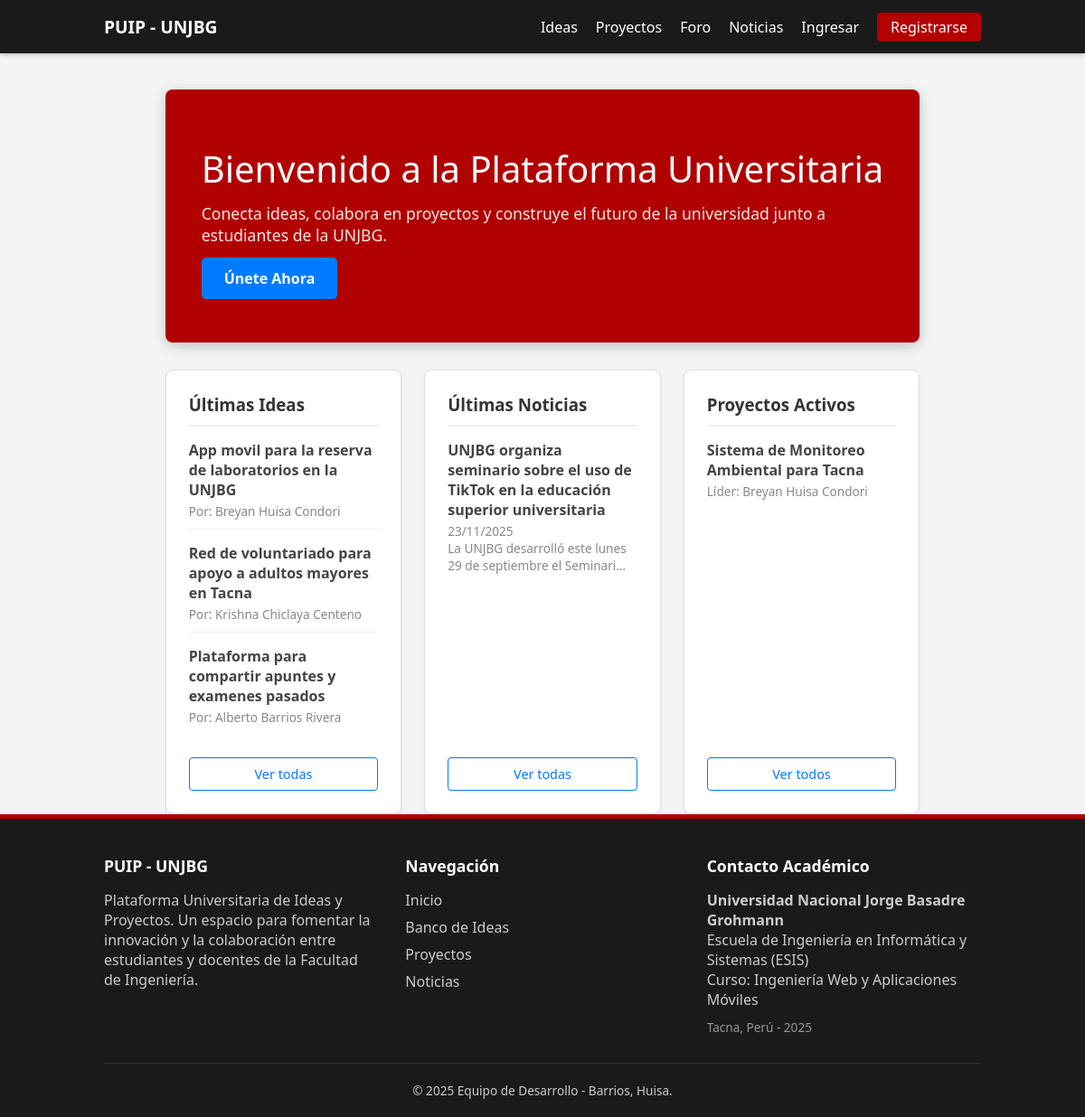
The page / on the database its author committed.
### tables this page shows
create table ideas (
    id_idea int primary key auto_increment,
    titulo varchar(255) not null,
    descripcion varchar(500) not null,
    estado enum('abierta', 'en_desarrollo', 'cerrada') not null default 'abierta',
    archivo_adjunto varchar(255) null,
    etiquetas varchar(255) null,
    usuario_creador_id int not null,
    fecha_creacion timestamp default current_timestamp,
    constraint fk_ideas_usuarios foreign key (usuario_creador_id) references usuarios(id_usuario) on delete cascade
);

create table usuarios (
    id_usuario int primary key auto_increment,
    nombre_completo varchar(200) not null,
    correo_electronico varchar(255) not null unique,
    password_hash varchar(255) not null,
    carrera_id int,
    rol enum('estudiante', 'administrador') not null default 'estudiante',
    foto_perfil varchar(255),
    fecha_registro timestamp default current_timestamp,
    constraint fk_usuarios_carreras foreign key (carrera_id) references carreras(id_carrera) on delete set null
);

create table noticias (
    id_noticia int primary key auto_increment,
    titulo varchar(255) not null,
    contenido varchar(1000) not null,
    tipo enum('semillero', 'voluntariado', 'convocatoria', 'general') not null,
    usuario_publicador_id int not null,
    fecha_publicacion timestamp default current_timestamp,
    constraint fk_noticias_usuarios foreign key (usuario_publicador_id) references usuarios(id_usuario) on delete cascade
);

create table proyectos (
    id_proyecto int primary key auto_increment,
    nombre varchar(255) not null,
    descripcion varchar(500) not null,
    estado enum('vigente', 'culminado') not null default 'vigente',
    usuario_creador_id int not null,
    fecha_inicio date,
    fecha_fin date,
    fecha_creacion timestamp default current_timestamp,
    idea_origen_id int unique,  
    constraint fk_proyectos_usuarios foreign key (usuario_creador_id) references usuarios(id_usuario) on delete cascade,
    constraint fk_proyectos_ideas foreign key (idea_origen_id) references ideas(id_idea) on delete set null
);

### app/controllers/HomeController.php (called while the page is built)
<?php
class HomeController extends Controller {
    public function index() {
        $ideaModel = $this->model('Idea');
        $noticiaModel = $this->model('Noticia');
        $proyectoModel = $this->model('Proyecto');
        $datos = [
            'ideas' => $ideaModel->obtenerRecientes(3),
            'noticias' => $noticiaModel->obtenerRecientes(3),
            'proyectos' => $proyectoModel->obtenerRecientes(3)
        ];
        $this->view('home/index', $datos);
    }
}

### app/core/App.php (called while the page is built, shortened)
<?php
class App{
    protected $method = 'index';
    public function __construct(){
        $url = $this->parseUrl();
        $this->controller = new $this->controller;
        $this->params = $url ? array_values($url) : [];
        call_user_func_array([$this->controller, $this->method], $this->params);
    }
    public function parseURL(){
        return [];
    }
}
?>

### public/index.php (called while the page is built, shortened)
<?php
require_once '../app/core/App.php';
require_once '../app/core/Controller.php';
require_once '../app/core/Database.php';
$app = new App();
?>

### app/models/Idea.php (called while the page is built, shortened)
<?php
class Idea {
    private $db;
    public function __construct(){
        $this->db = Database::connect();
    }
    public function obtenerRecientes($limite = 3){
        $sql = "SELECT i.id_idea, i.titulo, i.descripcion, u.nombre_completo as autor
                FROM ideas i
                JOIN usuarios u ON i.usuario_creador_id = u.id_usuario
                ORDER BY i.fecha_creacion DESC LIMIT :limite";
        $stmt = $this->db->prepare($sql);
        $stmt->bindValue(':limite', $limite, PDO::PARAM_INT);
        $stmt->execute();
        return $stmt->fetchAll(PDO::FETCH_OBJ);
    }
}

### app/core/Database.php (called while the page is built, shortened)
<?php
class Database {
    private $host = 'localhost';
    private $db_name = 'plataforma_universitaria';
    private $username = 'root';
    private $password = '';
    private static $instance = null;
    private function __construct() {
        try {
            $this->conn = new PDO(
                "mysql:host=" . $this->host . ";dbname=" . $this->db_name . ";charset=utf8mb4",
                $this->username,
                $this->password
            );
        } catch(PDOException $e) {
            echo "Error de conexion: " . $e->getMessage();
        }
    }
    public static function connect() {
        if (self::$instance === null) {
            self::$instance = new Database();
        }
        return self::$instance->conn;
    }
}
?>

### app/models/Noticia.php (called while the page is built, shortened)
<?php
class Noticia {
    private $db;
    public function __construct(){ $this->db = Database::connect(); }
    public function obtenerRecientes($limite = 3){
        $sql = "SELECT * FROM noticias ORDER BY fecha_publicacion DESC LIMIT :limite";
        $stmt = $this->db->prepare($sql);
        $stmt->bindValue(':limite', $limite, PDO::PARAM_INT);
        $stmt->execute();
        return $stmt->fetchAll(PDO::FETCH_OBJ);
    }
}

### app/models/Proyecto.php (called while the page is built, shortened)
<?php
class Proyecto {
    private $db;
    public function __construct(){
        $this->db = Database::connect();
    }
    public function obtenerRecientes($limite = 3){
        $sql = "SELECT p.*, u.nombre_completo as responsable
                FROM proyectos p
                JOIN usuarios u ON p.usuario_creador_id = u.id_usuario
                WHERE p.estado = 'vigente'
                ORDER BY p.fecha_creacion DESC LIMIT :limite";
        $stmt = $this->db->prepare($sql);
        $stmt->bindValue(':limite', $limite, PDO::PARAM_INT);
        $stmt->execute();
        return $stmt->fetchAll(PDO::FETCH_OBJ);
    }
}

### app/views/home/index.php (the view, shortened to what this page needs)
<?php require_once APPROOT . '/views/layouts/header.php'; ?>
<div class="hero-banner" style="background-color: rgba(176, 0, 0, 1);">
    <h1>Bienvenido a la Plataforma Universitaria</h1>
    <p>Conecta ideas, colabora en proyectos y construye el futuro de la universidad junto a estudiantes de la UNJBG.</p>
    <?php if(!isset($_SESSION['usuario_id'])): ?>
        <a href="<?= BASE_URL ?>auth/registro" class="btn-cta">Únete Ahora</a>
    <?php else: ?>
        <a href="<?= BASE_URL ?>idea/crear" class="btn-cta">Publicar Idea</a>
    <?php endif; ?>
</div>
<div class="dashboard-grid">
    <div class="dashboard-card">
        <div>
            <h3>Últimas Ideas</h3>
            <?php foreach($data['ideas'] as $idea): ?>
                <div class="list-item">
                    <h4><a href="#"><?= $idea->titulo ?></a></h4>
                    <p>Por: <?= $idea->autor ?></p>
                </div>
            <?php endforeach; ?>
        </div>
        <a href="<?= BASE_URL ?>idea" class="btn-outline">Ver todas</a>
    </div>
    <div class="dashboard-card">
        <div>
            <h3>Últimas Noticias</h3>
            <?php foreach($data['noticias'] as $noticia): ?>
                <div class="list-item">
                    <h4><?= $noticia->titulo ?></h4>
                    <p>
                        <?= date('d/m/Y', strtotime($noticia->fecha_publicacion)) ?>
                        <br>
                        <?= substr($noticia->contenido, 0, 60) ?>...
                    </p>
                </div>
            <?php endforeach; ?>
        </div>
        <a href="<?= BASE_URL ?>noticia" class="btn-outline">Ver todas</a>
    </div>
    <div class="dashboard-card">
        <div>
            <h3>Proyectos Activos</h3>
            <?php foreach($data['proyectos'] as $proyecto): ?>
                <div class="list-item">
                    <h4><?= $proyecto->nombre ?></h4>
                    <p>Líder: <?= $proyecto->responsable ?></p>
                </div>
            <?php endforeach; ?>
        </div>
        <a href="<?= BASE_URL ?>proyecto" class="btn-outline">Ver todos</a>
    </div>
</div>
<?php require_once APPROOT . '/views/layouts/footer.php'; ?>

### public/css/style.css (style rules this page uses)
:root { --primary: #b30000; --secondary: #1a1a1a; --light: #f4f4f4; --white: #ffffff; --gray: #666; }
* { box-sizing: border-box; margin: 0; padding: 0; font-family: 'Segoe UI', sans-serif; }
body { background-color: var(--light); color: var(--secondary); display: flex; flex-direction: column; min-height: 100vh; }
a { text-decoration: none; color: inherit; }
.hero-banner { background: rgb(146, 0, 0); color: white; padding: 60px 40px; border-radius: 8px; margin-bottom: 30px; margin-top: 20px; box-shadow: 0 4px 15px rgba(0,0,0,0.2); }
.hero-banner h1 { font-size: 2.5rem; margin-bottom: 10px; font-weight: 300; }
.hero-banner p { font-size: 1.1rem; margin-bottom: 25px; opacity: 0.9; max-width: 700px; }
.btn-cta { background-color: #007bff; color: white; padding: 12px 25px; border-radius: 5px; font-weight: bold; border: none; cursor: pointer; }
.dashboard-grid { display: grid; grid-template-columns: repeat(auto-fit, minmax(200px, 1fr)); gap: 25px; }
.dashboard-card { background: white; padding: 25px; border-radius: 8px; box-shadow: 0 2px 5px rgba(0,0,0,0.05); border: 1px solid #ddd; display: flex; flex-direction: column; justify-content: space-between; }
.dashboard-card h3 { margin-bottom: 15px; color: #333; border-bottom: 2px solid #eee; padding-bottom: 10px; }
.list-item { margin-bottom: 15px; border-bottom: 1px solid #f0f0f0; padding-bottom: 10px; }
.list-item:last-child { border: none; }
.list-item h4 { font-size: 1rem; color: #444; margin-bottom: 3px; }
.list-item p { font-size: 0.85rem; color: #888; }
.btn-outline { display: inline-block; border: 1px solid #007bff; color: #007bff; padding: 8px 20px; border-radius: 4px; text-align: center; font-size: 0.9rem; margin-top: 10px; }

### rows shown on the page
ideas: titulo "App movil para la reserva de laboratorios en la UNJBG", usuario_creador.nombre_completo "Breyan Huisa Condori"
ideas: titulo "Red de voluntariado para apoyo a adultos mayores en Tacna", usuario_creador.nombre_completo "Krishna Chiclaya Centeno"
ideas: titulo "Plataforma para compartir apuntes y examenes pasados", usuario_creador.nombre_completo "Alberto Barrios Rivera"
noticias: titulo "UNJBG organiza seminario sobre el uso de TikTok en la educación superior universitaria", fecha_publicacion "23/11/2025", contenido "La UNJBG desarrolló este lunes 29 de septiembre el Seminari"
proyectos: nombre "Sistema de Monitoreo Ambiental para Tacna", usuario_creador.nombre_completo "Breyan Huisa Condori"
